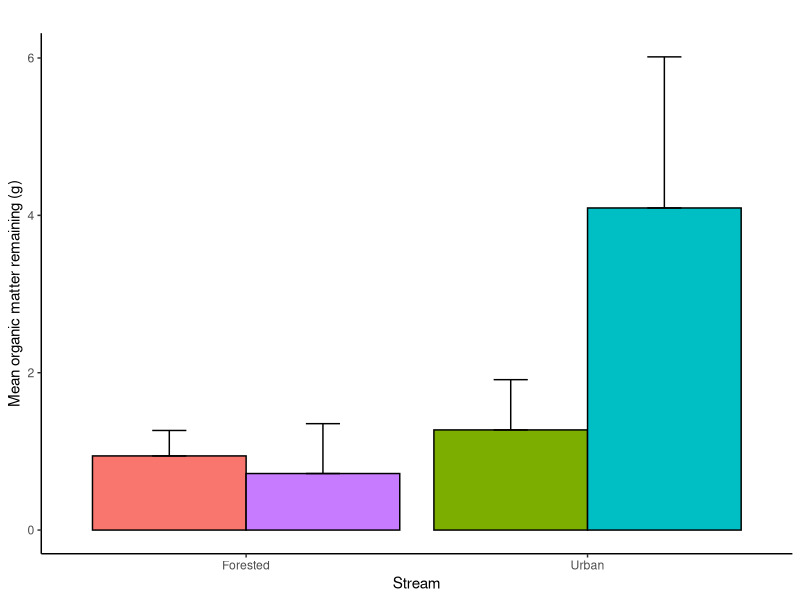

The R script that drew this image:




library(readxl)
library(dplyr)
library(ggplot2)


data <- read_excel('2023 Maya Thomson/Sum of Thesis Stream Data.xlsx', sheet = 'Macros')
head(data,6)


# Create a new column with the subtraction (Weight_initial - Weight_final) and keep Weight_final when it's higher
data$Subtraction_result <- ifelse(data$Weight_final > data$Weight_initial, 
                                  data$Weight_final, data$Weight_initial - data$Weight_final)



# Summarize by stream
data_remaining <- data %>%
  group_by(Stream) %>%
  summarise(Mean_remaining = mean(Subtraction_result),
            SD_remaining = sd(Subtraction_result))

# Create a new column for grouping
data_remaining$Group <- ifelse(data_remaining$Stream %in% 
                                   c("Brown", "Stevenspeil"), "Forested", "Urban")                         
                                   
                                   
ggplot(data_remaining, aes(x = Group, y = Mean_remaining, fill = Stream)) +
  geom_bar(stat = "identity", position = "dodge", color = "black") +
  geom_errorbar(aes(ymin = Mean_remaining, ymax = Mean_remaining + SD_remaining),
                position = position_dodge(0.9), width = 0.2) +
  labs(title = "",
       x = "Stream",
       y = "Mean organic matter remaining (g)") +
  theme_classic() +
  theme(legend.position = "none")
